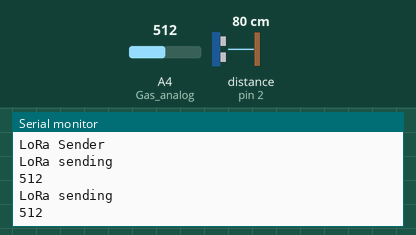
This sketch was run on a simulated Arduino Uno, built with avr-gcc and run on an emulated ATmega328P. Shown: the last lines printed to the serial monitor. Wiring (inferred from the names in the program): ultrasonic range finder: trigger pin 3; echo pin 2. Inputs (shaded band) come from the test bench; at power-on: A4 (Gas_analog) = 512, distance to the obstacle (sensor on pin 2) 80 cm. The echo pulse lasts 58.3 µs per cm; no radio packets arrive unless stated.

Above: at 1.8 s.
1.9 s: A4 (Gas_analog) set to 716
At 3.0 s:
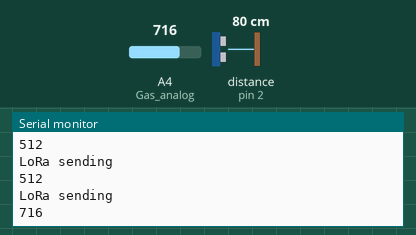
3.4 s: A4 (Gas_analog) set to 900
At 5.1 s:
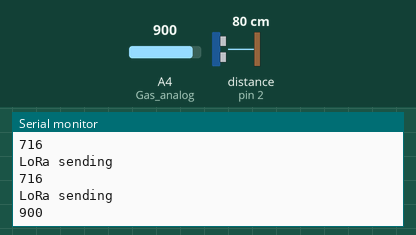
Timing chart, 0 to 6.6 s (numbered marks = the images above; inputs shaded):
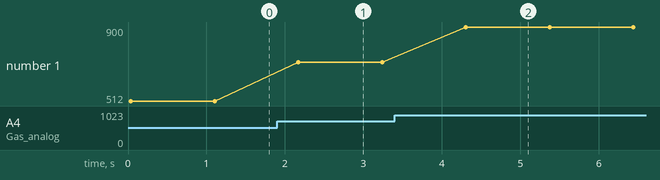

Measured:
- after the input at 1.9 s, the serial monitor: prints a new line after 0.27 s (image 1)
- after the input at 3.4 s, the serial monitor: prints a new line after 0.90 s (image 2)
- plotted number 1: 512 → 716 after the input at 1.9 s, 716 → 900 after the input at 3.4 s

The sketch:

lorasend.ino
```cpp
#include <SPI.h>
#include <LoRa.h>
#include <ArduinoJson.h>

int pot = A0;
int Gas_analog = A4;    // used for ESP32
const int trigPin = 3;
const int echoPin = 2;
// defines variables
long duration;
int distance;
void setup() {
  Serial.begin(9600);
  pinMode(pot, INPUT);
  pinMode(trigPin, OUTPUT); // Sets the trigPin as an Output
  pinMode(echoPin, INPUT); // Sets the echoPin as an Input

  while (!Serial);
  Serial.println("LoRa Sender");
  if (!LoRa.begin(433E6)) { // or 915E6, the MHz speed of yout module
    Serial.println("Starting LoRa failed!");
    while (1);
  }
}

void loop() {
  Serial.println("LoRa sending");
  int gassensorAnalog = analogRead(Gas_analog);
  Serial.println(gassensorAnalog);


  // Clears the trigPin
  digitalWrite(trigPin, LOW);
  delayMicroseconds(2);
  // Sets the trigPin on HIGH state for 10 micro seconds
  digitalWrite(trigPin, HIGH);
  delayMicroseconds(10);
  digitalWrite(trigPin, LOW);
  // Reads the echoPin, returns the sound wave travel time in microseconds
  duration = pulseIn(echoPin, HIGH);
  // Calculating the distance
  distance = duration * 0.034 / 2;
  // Prints the distance on the Serial Monitor


  //char dis[1000];
  //char gaz[1000];
  //sprintf(dis, "%d", distance);
  //sprintf(gaz, "%d", gassensorAnalog);


  StaticJsonDocument<200> doc;
  doc["gaz"] = gassensorAnalog;
  doc["distance"] = distance;
  char jsonBuffer[512];
  serializeJson(doc, jsonBuffer); // print to client


  LoRa.beginPacket();
  LoRa.print(jsonBuffer);
  LoRa.endPacket();
  delay(1000);


}
```
